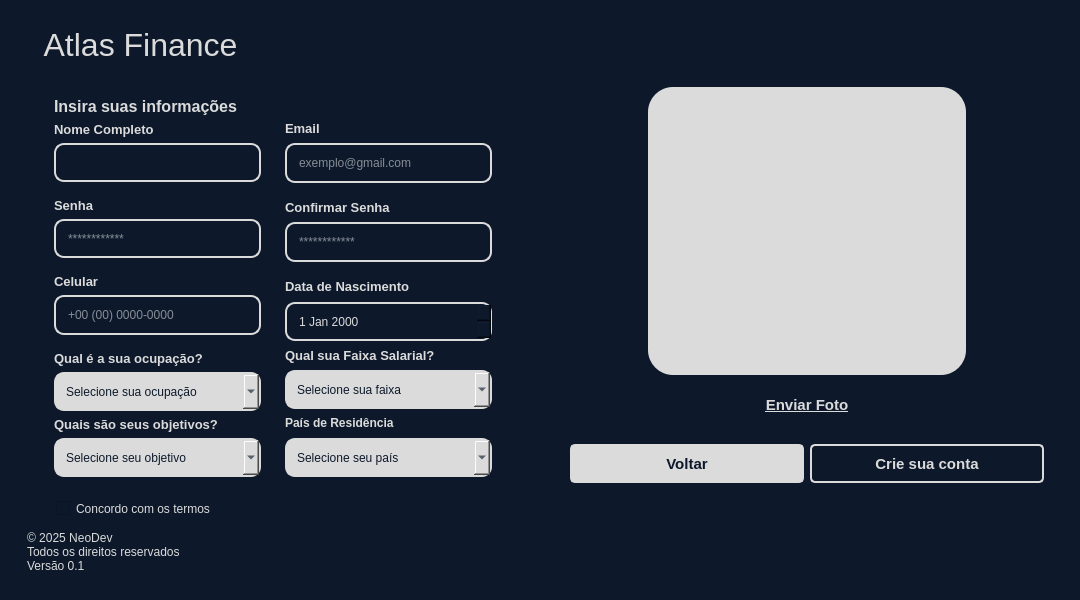
<?xml version="1.0" encoding="UTF-8"?>
<ui version="4.0">
 <class>MainWindow</class>
 <widget class="QMainWindow" name="MainWindow">
  <property name="geometry">
   <rect>
    <x>0</x>
    <y>0</y>
    <width>1080</width>
    <height>600</height>
   </rect>
  </property>
  <property name="minimumSize">
   <size>
    <width>1080</width>
    <height>600</height>
   </size>
  </property>
  <property name="maximumSize">
   <size>
    <width>1080</width>
    <height>618</height>
   </size>
  </property>
  <property name="windowTitle">
   <string>Atlas Finance</string>
  </property>
  <property name="windowIcon">
   <iconset resource="../assets/png/icons_.qrc">
    <normaloff>:/icons/globe.png</normaloff>:/icons/globe.png</iconset>
  </property>
  <property name="styleSheet">
   <string notr="true">background-color: rgb(13, 25, 43);</string>
  </property>
  <widget class="QWidget" name="centralwidget">
   <property name="minimumSize">
    <size>
     <width>0</width>
     <height>0</height>
    </size>
   </property>
   <layout class="QHBoxLayout" name="horizontalLayout">
    <item>
     <widget class="QFrame" name="frame">
      <property name="styleSheet">
       <string notr="true">color: rgb(219, 219, 219);
</string>
      </property>
      <property name="frameShape">
       <enum>QFrame::NoFrame</enum>
      </property>
      <property name="frameShadow">
       <enum>QFrame::Raised</enum>
      </property>
      <layout class="QHBoxLayout" name="horizontalLayout_2">
       <item>
        <widget class="QFrame" name="frame_mainlogin">
         <property name="sizePolicy">
          <sizepolicy hsizetype="Minimum" vsizetype="Preferred">
           <horstretch>0</horstretch>
           <verstretch>0</verstretch>
          </sizepolicy>
         </property>
         <property name="frameShape">
          <enum>QFrame::NoFrame</enum>
         </property>
         <property name="frameShadow">
          <enum>QFrame::Raised</enum>
         </property>
         <layout class="QVBoxLayout" name="verticalLayout_7">
          <item>
           <widget class="QLabel" name="lbl_atlas">
            <property name="sizePolicy">
             <sizepolicy hsizetype="Expanding" vsizetype="Minimum">
              <horstretch>0</horstretch>
              <verstretch>0</verstretch>
             </sizepolicy>
            </property>
            <property name="text">
             <string>&lt;html&gt;&lt;head/&gt;&lt;body&gt;&lt;p&gt;&lt;img src=&quot;:/icons/globe_branco.png&quot;/&gt;&lt;span style=&quot; color:#0d192b;&quot;&gt;.... &lt;/span&gt;&lt;span style=&quot; font-size:24pt; color:#dbdbdb;&quot;&gt;Atlas Finance&lt;/span&gt;&lt;/p&gt;&lt;/body&gt;&lt;/html&gt;</string>
            </property>
           </widget>
          </item>
          <item>
           <widget class="QFrame" name="frame_login">
            <property name="minimumSize">
             <size>
              <width>0</width>
              <height>0</height>
             </size>
            </property>
            <property name="maximumSize">
             <size>
              <width>600</width>
              <height>16777215</height>
             </size>
            </property>
            <property name="styleSheet">
             <string notr="true">color: rgb(255, 255, 255);</string>
            </property>
            <property name="frameShape">
             <enum>QFrame::NoFrame</enum>
            </property>
            <property name="frameShadow">
             <enum>QFrame::Raised</enum>
            </property>
            <layout class="QVBoxLayout" name="verticalLayout">
             <item>
              <widget class="QFrame" name="frame_inputs">
               <property name="styleSheet">
                <string notr="true"/>
               </property>
               <property name="frameShape">
                <enum>QFrame::NoFrame</enum>
               </property>
               <property name="frameShadow">
                <enum>QFrame::Raised</enum>
               </property>
               <layout class="QHBoxLayout" name="horizontalLayout_3">
                <item>
                 <widget class="QFrame" name="frame_inputs1">
                  <property name="styleSheet">
                   <string notr="true"/>
                  </property>
                  <property name="frameShape">
                   <enum>QFrame::NoFrame</enum>
                  </property>
                  <property name="frameShadow">
                   <enum>QFrame::Raised</enum>
                  </property>
                  <layout class="QVBoxLayout" name="verticalLayout_6">
                   <item>
                    <widget class="QLabel" name="lbl_titulo">
                     <property name="styleSheet">
                      <string notr="true">color: rgb(219, 219, 219);</string>
                     </property>
                     <property name="frameShape">
                      <enum>QFrame::NoFrame</enum>
                     </property>
                     <property name="text">
                      <string>&lt;html&gt;&lt;head/&gt;&lt;body&gt;&lt;p&gt;&lt;span style=&quot; font-size:12pt; font-weight:600;&quot;&gt;Insira suas informações&lt;/span&gt;&lt;/p&gt;&lt;/body&gt;&lt;/html&gt;</string>
                     </property>
                    </widget>
                   </item>
                   <item>
                    <widget class="QLabel" name="lbl_nome">
                     <property name="styleSheet">
                      <string notr="true">color: rgb(219, 219, 219);</string>
                     </property>
                     <property name="text">
                      <string>&lt;html&gt;&lt;head/&gt;&lt;body&gt;&lt;p&gt;&lt;span style=&quot; font-size:10pt; font-weight:600;&quot;&gt;Nome Completo&lt;/span&gt;&lt;/p&gt;&lt;/body&gt;&lt;/html&gt;</string>
                     </property>
                    </widget>
                   </item>
                   <item>
                    <widget class="QLineEdit" name="input_nome">
                     <property name="sizePolicy">
                      <sizepolicy hsizetype="Preferred" vsizetype="Fixed">
                       <horstretch>0</horstretch>
                       <verstretch>0</verstretch>
                      </sizepolicy>
                     </property>
                     <property name="styleSheet">
                      <string notr="true">QLineEdit{
	margin-bottom: 10px;
	border-radius: 10px;
	border: 2px solid #DBDBDB;
	padding: 10px;
}

QLineEdit:hover{
	margin-bottom: 10px;
	border-radius: 10px;
	border: 2px solid #DBDBDB;
	padding: 10px;
	background-color: #081221
}

</string>
                     </property>
                     <property name="inputMethodHints">
                      <set>Qt::ImhPreferLowercase|Qt::ImhPreferUppercase</set>
                     </property>
                     <property name="placeholderText">
                      <string/>
                     </property>
                    </widget>
                   </item>
                   <item>
                    <widget class="QLabel" name="lbl_senha">
                     <property name="styleSheet">
                      <string notr="true">color: rgb(219, 219, 219);</string>
                     </property>
                     <property name="frameShape">
                      <enum>QFrame::NoFrame</enum>
                     </property>
                     <property name="text">
                      <string>&lt;html&gt;&lt;head/&gt;&lt;body&gt;&lt;p&gt;&lt;span style=&quot; font-size:10pt; font-weight:600;&quot;&gt;Senha&lt;/span&gt;&lt;/p&gt;&lt;/body&gt;&lt;/html&gt;</string>
                     </property>
                    </widget>
                   </item>
                   <item>
                    <widget class="QLineEdit" name="input_senha">
                     <property name="sizePolicy">
                      <sizepolicy hsizetype="Preferred" vsizetype="Fixed">
                       <horstretch>0</horstretch>
                       <verstretch>0</verstretch>
                      </sizepolicy>
                     </property>
                     <property name="styleSheet">
                      <string notr="true">QLineEdit{
	margin-bottom: 10px;
	border-radius: 10px;
	border: 2px solid #DBDBDB;
	padding: 10px;
}

QLineEdit:hover{
	margin-bottom: 10px;
	border-radius: 10px;
	border: 2px solid #DBDBDB;
	padding: 10px;
	background-color: #081221
}

</string>
                     </property>
                     <property name="text">
                      <string/>
                     </property>
                     <property name="echoMode">
                      <enum>QLineEdit::Password</enum>
                     </property>
                     <property name="placeholderText">
                      <string>************</string>
                     </property>
                    </widget>
                   </item>
                   <item>
                    <widget class="QLabel" name="lbl_celular">
                     <property name="styleSheet">
                      <string notr="true">color: rgb(219, 219, 219);</string>
                     </property>
                     <property name="text">
                      <string>&lt;html&gt;&lt;head/&gt;&lt;body&gt;&lt;p&gt;&lt;span style=&quot; font-size:10pt; font-weight:600;&quot;&gt;Celular&lt;/span&gt;&lt;/p&gt;&lt;/body&gt;&lt;/html&gt;</string>
                     </property>
                    </widget>
                   </item>
                   <item>
                    <widget class="QLineEdit" name="input_celular">
                     <property name="sizePolicy">
                      <sizepolicy hsizetype="Expanding" vsizetype="Fixed">
                       <horstretch>0</horstretch>
                       <verstretch>0</verstretch>
                      </sizepolicy>
                     </property>
                     <property name="styleSheet">
                      <string notr="true">QLineEdit{
	margin-bottom: 10px;
	border-radius: 10px;
	border: 2px solid #DBDBDB;
	padding: 10px;
}

QLineEdit:hover{
	margin-bottom: 10px;
	border-radius: 10px;
	border: 2px solid #DBDBDB;
	padding: 10px;
	background-color: #081221
}

</string>
                     </property>
                     <property name="inputMethodHints">
                      <set>Qt::ImhNone</set>
                     </property>
                     <property name="maxLength">
                      <number>19</number>
                     </property>
                     <property name="placeholderText">
                      <string>+00 (00) 0000-0000</string>
                     </property>
                    </widget>
                   </item>
                   <item>
                    <widget class="QLabel" name="lbl_ocupacao">
                     <property name="sizePolicy">
                      <sizepolicy hsizetype="Preferred" vsizetype="Maximum">
                       <horstretch>0</horstretch>
                       <verstretch>0</verstretch>
                      </sizepolicy>
                     </property>
                     <property name="styleSheet">
                      <string notr="true">color: rgb(219, 219, 219);</string>
                     </property>
                     <property name="text">
                      <string>&lt;html&gt;&lt;head/&gt;&lt;body&gt;&lt;p&gt;&lt;span style=&quot; font-size:10pt; font-weight:600;&quot;&gt;Qual é a sua ocupação? &lt;/span&gt;&lt;/p&gt;&lt;/body&gt;&lt;/html&gt;</string>
                     </property>
                    </widget>
                   </item>
                   <item>
                    <widget class="QComboBox" name="cmb_ocupacao">
                     <property name="styleSheet">
                      <string notr="true">QComboBox {
    border-radius: 10px;
    border: 2px solid #DBDBDB;
    padding: 5px 10px;
    background-color: rgb(219, 219, 219);
    color: rgb(13, 25, 43);
    min-width: 80px;
    min-height: 25px;
}

QComboBox:hover{
	border-radius: 10px;
    border: 2px solid #DBDBDB;
    padding: 5px 10px;
    background-color: rgb(219, 219, 219);
    color: rgb(13, 25, 43);
    min-width: 80px;
    min-height: 25px;
	background-color: #C9C9C9
}

QComboBox QAbstractItemView {
    selection-color: #0D192B;
    border: 1px solid #2E3B55;
	border-radius:6px;
	background-color: #DBDBDB;
    color: rgb(13, 25, 43);
    min-width: 100px;  /* &lt;-- isso evita o corte */
    padding: 5px;
    selection-background-color:#C9C9C9;
	color: rgb(13, 25, 43);
}

</string>
                     </property>
                     <item>
                      <property name="text">
                       <string>Selecione sua ocupação</string>
                      </property>
                     </item>
                    </widget>
                   </item>
                   <item>
                    <widget class="QLabel" name="lbl_objetivos">
                     <property name="sizePolicy">
                      <sizepolicy hsizetype="Preferred" vsizetype="Preferred">
                       <horstretch>0</horstretch>
                       <verstretch>0</verstretch>
                      </sizepolicy>
                     </property>
                     <property name="styleSheet">
                      <string notr="true">color: rgb(219, 219, 219);</string>
                     </property>
                     <property name="text">
                      <string>&lt;html&gt;&lt;head/&gt;&lt;body&gt;&lt;p&gt;&lt;span style=&quot; font-size:10pt; font-weight:600;&quot;&gt;Quais são seus objetivos?&lt;/span&gt;&lt;/p&gt;&lt;/body&gt;&lt;/html&gt;</string>
                     </property>
                    </widget>
                   </item>
                   <item>
                    <widget class="QComboBox" name="cmb_objetivo">
                     <property name="styleSheet">
                      <string notr="true">QComboBox {
    border-radius: 10px;
    border: 2px solid #DBDBDB;
    padding: 5px 10px;
    background-color: rgb(219, 219, 219);
    color: rgb(13, 25, 43);
    min-width: 80px;
    min-height: 25px;
}

QComboBox:hover{
	border-radius: 10px;
    border: 2px solid #DBDBDB;
    padding: 5px 10px;
    background-color: rgb(219, 219, 219);
    color: rgb(13, 25, 43);
    min-width: 80px;
    min-height: 25px;
	background-color: #C9C9C9
}

QComboBox QAbstractItemView {
    selection-color: #0D192B;
    border: 1px solid #2E3B55;
	border-radius:6px;
	background-color: #DBDBDB;
    color: rgb(13, 25, 43);
    min-width: 100px;  /* &lt;-- isso evita o corte */
    padding: 5px;
    selection-background-color:#C9C9C9;
	color: rgb(13, 25, 43);
}

</string>
                     </property>
                     <item>
                      <property name="text">
                       <string>Selecione seu objetivo</string>
                      </property>
                     </item>
                     <item>
                      <property name="text">
                       <string>Acompanhar meus gastos</string>
                      </property>
                     </item>
                     <item>
                      <property name="text">
                       <string>Me organizar financeiramente</string>
                      </property>
                     </item>
                     <item>
                      <property name="text">
                       <string>Economizar</string>
                      </property>
                     </item>
                    </widget>
                   </item>
                  </layout>
                 </widget>
                </item>
                <item>
                 <widget class="QFrame" name="frame_inputs_2">
                  <property name="frameShape">
                   <enum>QFrame::NoFrame</enum>
                  </property>
                  <property name="frameShadow">
                   <enum>QFrame::Raised</enum>
                  </property>
                  <layout class="QVBoxLayout" name="verticalLayout_8">
                   <item>
                    <widget class="QLabel" name="spacer">
                     <property name="text">
                      <string/>
                     </property>
                    </widget>
                   </item>
                   <item>
                    <widget class="QLabel" name="lbl_email">
                     <property name="styleSheet">
                      <string notr="true">font-size: 15px;
color: rgb(219, 219, 219);</string>
                     </property>
                     <property name="text">
                      <string>&lt;html&gt;&lt;head/&gt;&lt;body&gt;&lt;p&gt;&lt;span style=&quot; font-size:10pt; font-weight:600;&quot;&gt;Email&lt;/span&gt;&lt;/p&gt;&lt;/body&gt;&lt;/html&gt;</string>
                     </property>
                    </widget>
                   </item>
                   <item>
                    <widget class="QLineEdit" name="input_email">
                     <property name="sizePolicy">
                      <sizepolicy hsizetype="Preferred" vsizetype="Fixed">
                       <horstretch>0</horstretch>
                       <verstretch>0</verstretch>
                      </sizepolicy>
                     </property>
                     <property name="styleSheet">
                      <string notr="true">QLineEdit{
	margin-bottom: 10px;
	border-radius: 10px;
	border: 2px solid #DBDBDB;
	padding: 10px;
}

QLineEdit:hover{
	margin-bottom: 10px;
	border-radius: 10px;
	border: 2px solid #DBDBDB;
	padding: 10px;
	background-color: #081221
}

</string>
                     </property>
                     <property name="inputMethodHints">
                      <set>Qt::ImhEmailCharactersOnly</set>
                     </property>
                     <property name="text">
                      <string/>
                     </property>
                     <property name="placeholderText">
                      <string>exemplo@gmail.com</string>
                     </property>
                    </widget>
                   </item>
                   <item>
                    <widget class="QLabel" name="lbl_confirmar_senha">
                     <property name="styleSheet">
                      <string notr="true">color: rgb(219, 219, 219);</string>
                     </property>
                     <property name="text">
                      <string>&lt;html&gt;&lt;head/&gt;&lt;body&gt;&lt;p&gt;&lt;span style=&quot; font-size:10pt; font-weight:600;&quot;&gt;Confirmar Senha&lt;/span&gt;&lt;/p&gt;&lt;/body&gt;&lt;/html&gt;</string>
                     </property>
                    </widget>
                   </item>
                   <item>
                    <widget class="QLineEdit" name="input_confirmar_senha">
                     <property name="styleSheet">
                      <string notr="true">QLineEdit{
	margin-bottom: 10px;
	border-radius: 10px;
	border: 2px solid #DBDBDB;
	padding: 10px;
}

QLineEdit:hover{
	margin-bottom: 10px;
	border-radius: 10px;
	border: 2px solid #DBDBDB;
	padding: 10px;
	background-color: #081221
}

</string>
                     </property>
                     <property name="inputMethodHints">
                      <set>Qt::ImhHiddenText|Qt::ImhNoAutoUppercase|Qt::ImhNoPredictiveText|Qt::ImhSensitiveData</set>
                     </property>
                     <property name="echoMode">
                      <enum>QLineEdit::Password</enum>
                     </property>
                     <property name="placeholderText">
                      <string>************</string>
                     </property>
                    </widget>
                   </item>
                   <item>
                    <widget class="QLabel" name="lbl_nascimento">
                     <property name="styleSheet">
                      <string notr="true">color: rgb(219, 219, 219);</string>
                     </property>
                     <property name="text">
                      <string>&lt;html&gt;&lt;head/&gt;&lt;body&gt;&lt;p&gt;&lt;span style=&quot; font-size:10pt; font-weight:600;&quot;&gt;Data de Nascimento&lt;/span&gt;&lt;/p&gt;&lt;/body&gt;&lt;/html&gt;</string>
                     </property>
                    </widget>
                   </item>
                   <item>
                    <widget class="QDateEdit" name="date_nascimento">
                     <property name="sizePolicy">
                      <sizepolicy hsizetype="Preferred" vsizetype="Fixed">
                       <horstretch>0</horstretch>
                       <verstretch>0</verstretch>
                      </sizepolicy>
                     </property>
                     <property name="styleSheet">
                      <string notr="true">QDateEdit {
    border-radius: 10px;
    border: 2px solid #DBDBDB;
    padding: 0 10px;
    background-color: rgb(13, 25, 43);
    color: rgb(219, 219, 219);
    min-height: 35px;
}

QDateEdit:hover{
	border-radius: 10px;
    border: 2px solid #DBDBDB;
    padding: 0 10px;
    background-color: rgb(13, 25, 43);
    color: rgb(219, 219, 219);
    min-height: 35px;
	background-color: #081221
}

</string>
                     </property>
                     <property name="minimumDate">
                      <date>
                       <year>1909</year>
                       <month>8</month>
                       <day>21</day>
                      </date>
                     </property>
                    </widget>
                   </item>
                   <item>
                    <widget class="QLabel" name="lbl_salario">
                     <property name="styleSheet">
                      <string notr="true">color: rgb(219, 219, 219);</string>
                     </property>
                     <property name="text">
                      <string>&lt;html&gt;&lt;head/&gt;&lt;body&gt;&lt;p&gt;&lt;span style=&quot; font-size:10pt; font-weight:600;&quot;&gt;Qual sua Faixa Salarial?&lt;/span&gt;&lt;/p&gt;&lt;/body&gt;&lt;/html&gt;</string>
                     </property>
                    </widget>
                   </item>
                   <item>
                    <widget class="QComboBox" name="cmb_faixa">
                     <property name="styleSheet">
                      <string notr="true">QComboBox {
    border-radius: 10px;
    border: 2px solid #DBDBDB;
    padding: 5px 10px;
    background-color: rgb(219, 219, 219);
    color: rgb(13, 25, 43);
    min-width: 80px;
    min-height: 25px;
}

QComboBox:hover{
	border-radius: 10px;
    border: 2px solid #DBDBDB;
    padding: 5px 10px;
    background-color: rgb(219, 219, 219);
    color: rgb(13, 25, 43);
    min-width: 80px;
    min-height: 25px;
	background-color: #C9C9C9
}

QComboBox QAbstractItemView {
    selection-color: #0D192B;
    border: 1px solid #2E3B55;
	border-radius:6px;
	background-color: #DBDBDB;
    color: rgb(13, 25, 43);
    min-width: 100px;  /* &lt;-- isso evita o corte */
    padding: 5px;
    selection-background-color:#C9C9C9;
	color: rgb(13, 25, 43);
}

</string>
                     </property>
                     <item>
                      <property name="text">
                       <string>Selecione sua faixa</string>
                      </property>
                     </item>
                     <item>
                      <property name="text">
                       <string>1500-2500</string>
                      </property>
                     </item>
                     <item>
                      <property name="text">
                       <string>2500-3500</string>
                      </property>
                     </item>
                     <item>
                      <property name="text">
                       <string>3500-5000</string>
                      </property>
                     </item>
                     <item>
                      <property name="text">
                       <string>5000+</string>
                      </property>
                     </item>
                    </widget>
                   </item>
                   <item>
                    <widget class="QLabel" name="lbl_pais">
                     <property name="styleSheet">
                      <string notr="true">color: rgb(219, 219, 219);</string>
                     </property>
                     <property name="text">
                      <string>&lt;html&gt;&lt;head/&gt;&lt;body&gt;&lt;p&gt;&lt;span style=&quot; font-size:9pt; font-weight:600;&quot;&gt;País de Residência&lt;/span&gt;&lt;/p&gt;&lt;/body&gt;&lt;/html&gt;</string>
                     </property>
                    </widget>
                   </item>
                   <item>
                    <widget class="QComboBox" name="cmb_pais">
                     <property name="styleSheet">
                      <string notr="true">QComboBox {
    border-radius: 10px;
    border: 2px solid #DBDBDB;
    padding: 5px 10px;
    background-color: rgb(219, 219, 219);
    color: rgb(13, 25, 43);
    min-width: 80px;
    min-height: 25px;
}

QComboBox:hover{
	border-radius: 10px;
    border: 2px solid #DBDBDB;
    padding: 5px 10px;
    color: rgb(13, 25, 43);
    min-width: 80px;
    min-height: 25px;
	background-color: #C9C9C9
}

QComboBox QAbstractItemView {
    selection-color: #0D192B;
    border: 1px solid #2E3B55;
	border-radius:6px;
	background-color: #DBDBDB;
    color: rgb(13, 25, 43);
    min-width: 100px;  /* &lt;-- isso evita o corte */
    padding: 5px;
    selection-background-color:#C9C9C9;
	color: rgb(13, 25, 43);
}


</string>
                     </property>
                     <item>
                      <property name="text">
                       <string>Selecione seu país</string>
                      </property>
                     </item>
                    </widget>
                   </item>
                  </layout>
                 </widget>
                </item>
               </layout>
              </widget>
             </item>
             <item>
              <widget class="QCheckBox" name="checkBox">
               <property name="cursor">
                <cursorShape>PointingHandCursor</cursorShape>
               </property>
               <property name="focusPolicy">
                <enum>Qt::NoFocus</enum>
               </property>
               <property name="styleSheet">
                <string notr="true">color: rgb(219, 219, 219);

margin-left: 20px;</string>
               </property>
               <property name="text">
                <string>Concordo com os termos</string>
               </property>
              </widget>
             </item>
            </layout>
           </widget>
          </item>
          <item>
           <widget class="QLabel" name="lbl_copyright">
            <property name="text">
             <string>&lt;html&gt;&lt;head/&gt;&lt;body&gt;&lt;p&gt;&lt;span style=&quot; color:#dbdbdb;&quot;&gt;© 2025 NeoDev&lt;br/&gt;Todos os direitos reservados&lt;br/&gt;Versão 0.1&lt;/span&gt;&lt;/p&gt;&lt;/body&gt;&lt;/html&gt;</string>
            </property>
           </widget>
          </item>
         </layout>
        </widget>
       </item>
      </layout>
     </widget>
    </item>
    <item>
     <widget class="QFrame" name="frame_texto">
      <property name="sizePolicy">
       <sizepolicy hsizetype="Expanding" vsizetype="Preferred">
        <horstretch>0</horstretch>
        <verstretch>0</verstretch>
       </sizepolicy>
      </property>
      <property name="minimumSize">
       <size>
        <width>500</width>
        <height>600</height>
       </size>
      </property>
      <property name="maximumSize">
       <size>
        <width>16777215</width>
        <height>16777215</height>
       </size>
      </property>
      <property name="styleSheet">
       <string notr="true"/>
      </property>
      <property name="frameShape">
       <enum>QFrame::NoFrame</enum>
      </property>
      <property name="frameShadow">
       <enum>QFrame::Raised</enum>
      </property>
      <layout class="QVBoxLayout" name="verticalLayout_3">
       <item>
        <spacer name="verticalSpacer">
         <property name="orientation">
          <enum>Qt::Vertical</enum>
         </property>
         <property name="sizeType">
          <enum>QSizePolicy::Maximum</enum>
         </property>
         <property name="sizeHint" stdset="0">
          <size>
           <width>20</width>
           <height>60</height>
          </size>
         </property>
        </spacer>
       </item>
       <item>
        <widget class="QFrame" name="frame_foto_perfil">
         <property name="frameShape">
          <enum>QFrame::NoFrame</enum>
         </property>
         <property name="frameShadow">
          <enum>QFrame::Raised</enum>
         </property>
         <layout class="QVBoxLayout" name="verticalLayout_2">
          <item alignment="Qt::AlignHCenter">
           <widget class="QFrame" name="frame_foto">
            <property name="styleSheet">
             <string notr="true">background-color: rgb(219, 219, 219);

border-radius: 25px;

color: rgb(13, 25, 43);

min-height: 270px;

min-width: 300px;</string>
            </property>
            <property name="frameShape">
             <enum>QFrame::StyledPanel</enum>
            </property>
            <property name="frameShadow">
             <enum>QFrame::Raised</enum>
            </property>
            <layout class="QHBoxLayout" name="horizontalLayout_5">
             <item alignment="Qt::AlignHCenter|Qt::AlignVCenter">
              <widget class="QLabel" name="lbl_foto">
               <property name="sizePolicy">
                <sizepolicy hsizetype="Maximum" vsizetype="Maximum">
                 <horstretch>0</horstretch>
                 <verstretch>0</verstretch>
                </sizepolicy>
               </property>
               <property name="styleSheet">
                <string notr="true">color: #0D192B;
max-width: 215px;
max-height: 215px;</string>
               </property>
               <property name="frameShape">
                <enum>QFrame::NoFrame</enum>
               </property>
               <property name="text">
                <string>&lt;html&gt;&lt;head/&gt;&lt;body&gt;&lt;p align=&quot;center&quot;&gt;&lt;img src=&quot;:/icons/user_mini.png&quot;/&gt;&lt;/p&gt;&lt;/body&gt;&lt;/html&gt;</string>
               </property>
               <property name="alignment">
                <set>Qt::AlignCenter</set>
               </property>
              </widget>
             </item>
            </layout>
           </widget>
          </item>
          <item>
           <widget class="QFrame" name="frame_2">
            <property name="sizePolicy">
             <sizepolicy hsizetype="Preferred" vsizetype="Maximum">
              <horstretch>0</horstretch>
              <verstretch>0</verstretch>
             </sizepolicy>
            </property>
            <property name="frameShape">
             <enum>QFrame::NoFrame</enum>
            </property>
            <property name="frameShadow">
             <enum>QFrame::Raised</enum>
            </property>
            <layout class="QHBoxLayout" name="horizontalLayout_4">
             <item>
              <widget class="QPushButton" name="edit_foto">
               <property name="sizePolicy">
                <sizepolicy hsizetype="Maximum" vsizetype="Maximum">
                 <horstretch>0</horstretch>
                 <verstretch>0</verstretch>
                </sizepolicy>
               </property>
               <property name="cursor">
                <cursorShape>PointingHandCursor</cursorShape>
               </property>
               <property name="focusPolicy">
                <enum>Qt::NoFocus</enum>
               </property>
               <property name="styleSheet">
                <string notr="true">background-color: none;
color: rgb(219, 219, 219);

border-radius: 2px;
padding: 5px 10px;

border-radius: 5px;
min-width:100px;
min-height: 20px;

font-size: 15px;

font-weight: bold;
text-decoration: underline;
</string>
               </property>
               <property name="text">
                <string>Enviar Foto</string>
               </property>
              </widget>
             </item>
            </layout>
           </widget>
          </item>
          <item alignment="Qt::AlignTop">
           <widget class="QFrame" name="frame_buttons">
            <property name="sizePolicy">
             <sizepolicy hsizetype="Preferred" vsizetype="Maximum">
              <horstretch>0</horstretch>
              <verstretch>0</verstretch>
             </sizepolicy>
            </property>
            <property name="maximumSize">
             <size>
              <width>16777215</width>
              <height>150</height>
             </size>
            </property>
            <property name="frameShape">
             <enum>QFrame::NoFrame</enum>
            </property>
            <property name="frameShadow">
             <enum>QFrame::Raised</enum>
            </property>
            <layout class="QHBoxLayout" name="horizontalLayout_6">
             <item>
              <widget class="QPushButton" name="btn_login">
               <property name="sizePolicy">
                <sizepolicy hsizetype="Minimum" vsizetype="Fixed">
                 <horstretch>0</horstretch>
                 <verstretch>0</verstretch>
                </sizepolicy>
               </property>
               <property name="cursor">
                <cursorShape>PointingHandCursor</cursorShape>
               </property>
               <property name="focusPolicy">
                <enum>Qt::NoFocus</enum>
               </property>
               <property name="styleSheet">
                <string notr="true">QPushButton{
	background-color: #DBDBDB;
	color: #0D192B;
	border: 2px solid rgb(219, 219, 219);
	margin-bottom: 10px;
	border-radius: 2px;
	padding: 5px 10px;
	border-radius: 5px;
	min-width:100px;
	min-height: 25px;
	font-size: 15px;
	font-weight: bold;
}

QPushButton:hover{
	background-color: #C9C9C9;
	color: #0D192B;
	border: 2px solid rgb(219, 219, 219);
	margin-bottom: 10px;
	border-radius: 2px;
	padding: 5px 10px;
	padding-top: 8px;
	border-radius: 5px;
	min-width:100px;
	min-height: 25px;
	font-size: 15px;
	font-weight: bold;
}

QPushButton:pressed{
	background-color: #BDBDBD;
	color: #0D192B;
	border: 2px solid rgb(219, 219, 219);
	margin-bottom: 10px;
	border-radius: 2px;
	padding: 6px 10px;
	padding-top: 10px;
	border-radius: 5px;
	min-width:100px;
	min-height: 25px;
	font-size: 15px;
	font-weight: bold;
}

</string>
               </property>
               <property name="text">
                <string>Voltar</string>
               </property>
              </widget>
             </item>
             <item>
              <widget class="QPushButton" name="btn_cadastro">
               <property name="cursor">
                <cursorShape>PointingHandCursor</cursorShape>
               </property>
               <property name="focusPolicy">
                <enum>Qt::NoFocus</enum>
               </property>
               <property name="styleSheet">
                <string notr="true">QPushButton{
	background-color: #0D192B;
	color: rgb(219, 219, 219);
	border: 2px solid rgb(219, 219, 219);
	margin-bottom: 10px;
	border-radius: 2px;
	padding: 5px 10px;
	border-radius: 5px;
	min-width:100px;
	min-height: 25px;
	font-size: 15px;
	font-weight: bold;
}

QPushButton:hover{
	background-color: #081221;
	color: rgb(219, 219, 219);
	border: 2px solid rgb(219, 219, 219);
	margin-bottom: 10px;
	border-radius: 2px;
	padding: 5px 10px;
	padding-top: 8px;
	border-radius: 5px;
	min-width:100px;
	min-height: 25px;
	font-size: 15px;
	font-weight: bold;
}

QPushButton:pressed {
	background-color: #060F1C;
	color: rgb(219, 219, 219);
	border: 2px solid rgb(219, 219, 219);
	margin-bottom: 10px;
	border-radius: 2px;
	padding: 5px 10px;
	padding-top: 10px;
	border-radius: 5px;
	min-width:100px;
	min-height: 25px;
	font-size: 15px;
	font-weight: bold;
}</string>
               </property>
               <property name="text">
                <string>Crie sua conta</string>
               </property>
              </widget>
             </item>
            </layout>
           </widget>
          </item>
         </layout>
        </widget>
       </item>
      </layout>
     </widget>
    </item>
   </layout>
  </widget>
 </widget>
 <resources>
  <include location="../assets/png/icons_.qrc"/>
 </resources>
 <connections/>
</ui>
